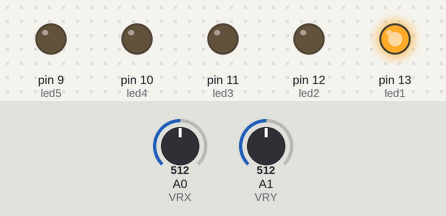
A sketch run on a simulated Arduino Uno, built with avr-gcc and run on an emulated ATmega328P. Shown: output pins drawn as LEDs (lit = HIGH). The test bench sets the inputs (shaded band); at power-on: A1 (VRY) = 512, A0 (VRX) = 512.

Above: at 1.2 s.
1.3 s: A1 (VRY) set to 105
2.8 s: A1 (VRY) set to 94
At 3.9 s:
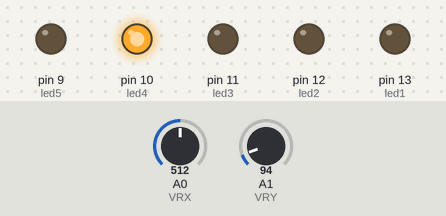
4.3 s: A1 (VRY) set to 481
5.8 s: A1 (VRY) set to 501
At 6.1 s:
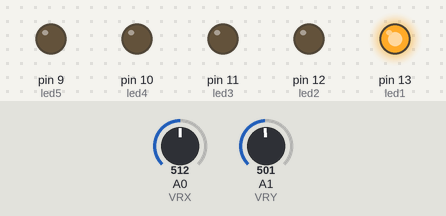
7.3 s: A0 (VRX) set to 96
8.8 s: A0 (VRX) set to 79
At 9.6 s:
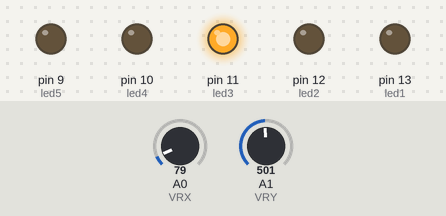
Timing chart, 0 to 11.3 s (numbered marks = the images above; inputs shaded):
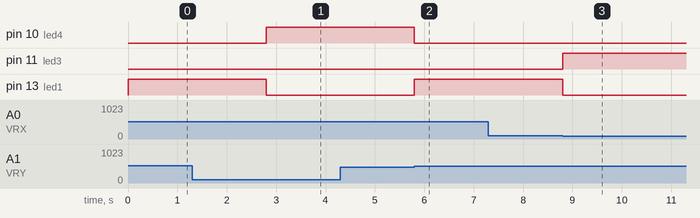

The sketch:

ledmodukewithjoystick.ino
```cpp
int VRX=A0,VRY=A1,led1=13,led2=12,led3=11,led4=10,led5=9;

void setup(){
  Serial.begin(9600);
  pinMode(led1,OUTPUT);
  pinMode(led2,OUTPUT);
  pinMode(led3,OUTPUT);
  pinMode(led4,OUTPUT);
  pinMode(led5,OUTPUT);
  pinMode(VRX,INPUT);
  pinMode(VRY,INPUT);
}

void loop(){
  int x = analogRead(VRX);
  int y = analogRead(VRY);
  //stable
if((x>490 && x<530) && (y>490 && y<530)){
    digitalWrite(led1, 1);
    digitalWrite(led2, 0);
    digitalWrite(led3, 0);
    digitalWrite(led4, 0);
    digitalWrite(led5, 0);
  }

  // forward
  if((x>950 && x<1023) && (y>450 && y<523)){
    digitalWrite(led1, 0);
    digitalWrite(led2, 1);
    digitalWrite(led3, 0);
    digitalWrite(led4, 0);
    digitalWrite(led5, 0);
  }

  //backward
  if(x>0 && x<90 && y>450 && y<550){
    digitalWrite(led1, 0);
    digitalWrite(led2, 0);
    digitalWrite(led3, 1);
    digitalWrite(led4, 0);
    digitalWrite(led5, 0);
  }

  //left
  if(x>450 && x<550 && y>0 && y<100){
    digitalWrite(led1, 0);
    digitalWrite(led2, 0);
    digitalWrite(led3, 0);
    digitalWrite(led4, 1);
    digitalWrite(led5, 0);
  }

  //right
  if(x>450 && x<530 && y>950 && y<1023){
    digitalWrite(led1, 0);
    digitalWrite(led2, 0);
    digitalWrite(led3, 0);
    digitalWrite(led4, 0);
    digitalWrite(led5, 1);
  }


}
```

Measured:
- the behaviour switches between 100 and 99 on A1 (VRY) (found by bisection; images 0 and 1)
- the behaviour switches between 490 and 491 on A1 (VRY) (found by bisection; images 1 and 2)
- the behaviour switches between 90 and 89 on A0 (VRX) (found by bisection; images 2 and 3)
- after the input at 1.3 s, every drawn part: stays the same
- after the input at 2.8 s, pin 10 (led4): LOW → HIGH at once; pin 13 (led1): HIGH → LOW at once
- after the input at 4.3 s, every drawn part: stays the same
- after the input at 5.8 s, pin 10 (led4): HIGH → LOW at once; pin 13 (led1): LOW → HIGH at once
- after the input at 7.3 s, every drawn part: stays the same
- after the input at 8.8 s, pin 11 (led3): LOW → HIGH at once; pin 13 (led1): HIGH → LOW at once
